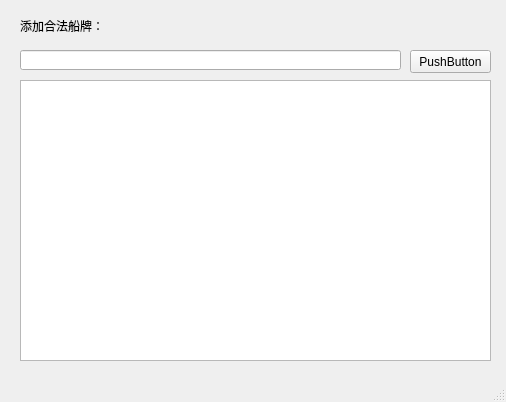
<?xml version="1.0" encoding="UTF-8"?>
<ui version="4.0">
 <class>MainWindow</class>
 <widget class="QMainWindow" name="MainWindow">
  <property name="geometry">
   <rect>
    <x>0</x>
    <y>0</y>
    <width>506</width>
    <height>402</height>
   </rect>
  </property>
  <property name="sizePolicy">
   <sizepolicy hsizetype="Fixed" vsizetype="Fixed">
    <horstretch>0</horstretch>
    <verstretch>0</verstretch>
   </sizepolicy>
  </property>
  <property name="windowTitle">
   <string>MainWindow</string>
  </property>
  <widget class="QWidget" name="centralwidget">
   <widget class="QWidget" name="widget" native="true">
    <property name="geometry">
     <rect>
      <x>10</x>
      <y>0</y>
      <width>481</width>
      <height>81</height>
     </rect>
    </property>
    <widget class="QLineEdit" name="lineEdit">
     <property name="geometry">
      <rect>
       <x>10</x>
       <y>50</y>
       <width>381</width>
       <height>20</height>
      </rect>
     </property>
    </widget>
    <widget class="QPushButton" name="pushButton">
     <property name="geometry">
      <rect>
       <x>400</x>
       <y>50</y>
       <width>81</width>
       <height>23</height>
      </rect>
     </property>
     <property name="text">
      <string>PushButton</string>
     </property>
    </widget>
    <widget class="QLabel" name="label">
     <property name="geometry">
      <rect>
       <x>10</x>
       <y>10</y>
       <width>131</width>
       <height>31</height>
      </rect>
     </property>
     <property name="text">
      <string>添加合法船牌：</string>
     </property>
    </widget>
   </widget>
   <widget class="QWidget" name="widget_2" native="true">
    <property name="geometry">
     <rect>
      <x>10</x>
      <y>80</y>
      <width>481</width>
      <height>291</height>
     </rect>
    </property>
    <widget class="QListView" name="listView">
     <property name="geometry">
      <rect>
       <x>10</x>
       <y>0</y>
       <width>471</width>
       <height>281</height>
      </rect>
     </property>
    </widget>
   </widget>
  </widget>
  <widget class="QMenuBar" name="menubar">
   <property name="geometry">
    <rect>
     <x>0</x>
     <y>0</y>
     <width>506</width>
     <height>23</height>
    </rect>
   </property>
  </widget>
  <widget class="QStatusBar" name="statusbar"/>
 </widget>
 <resources/>
 <connections/>
</ui>
